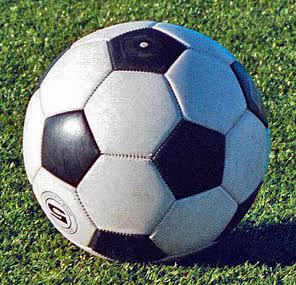
#> input picture OpenCv_Resize/images.jpg, 296 x 285 px
$ python main.py
#> lines starting #> are read from the running program, lines starting #| are printed output that depends on the picture
#Resmi yeniden boyutlandırın. Bu işlem sonrası, seçtiğiniz belirli bir alanı gösteren bir görüntü oluşturun.

import cv2

image = cv2.imread("images.jpg")
#> image is the input picture: shape (285, 296, 3); mean B, G, R 111.2, 117.3, 104
resized = cv2.resize(image, (500, 500))
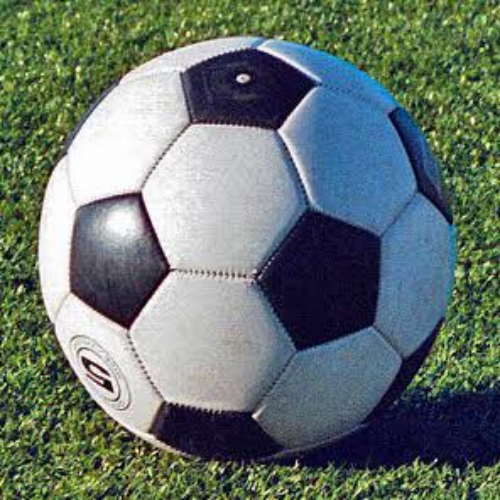
#> resized: shape (500, 500, 3); mean B, G, R 111, 117.2, 103.9
roi = resized[100:300, 100:300]
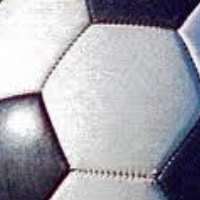
#> roi: shape (200, 200, 3); mean B, G, R 174.2, 166.4, 166.8
cv2.imwrite("resized.jpg", resized)
cv2.imwrite("roi.jpg", roi)
